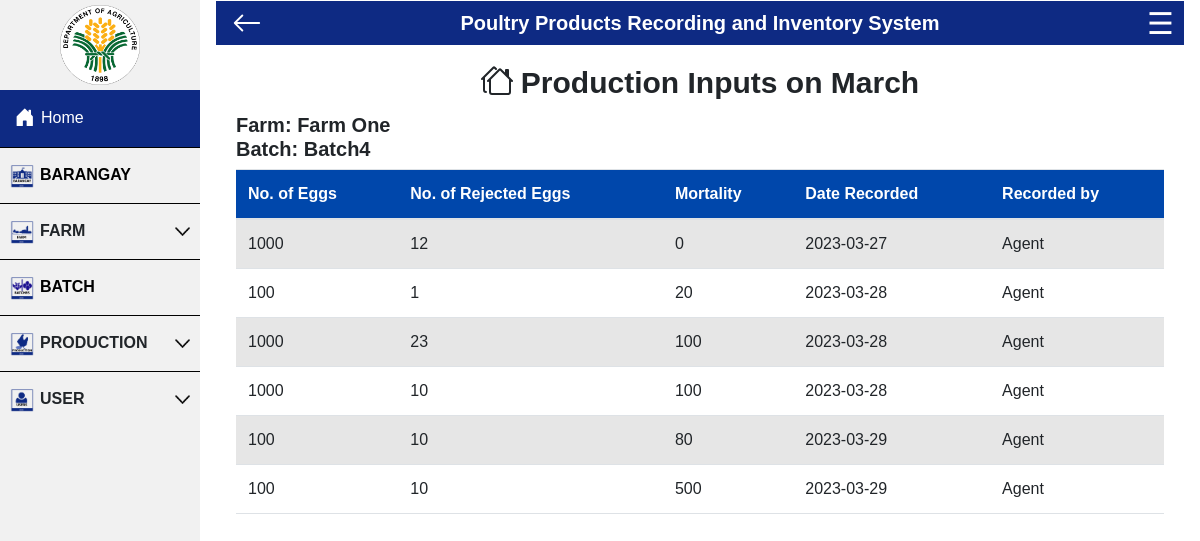
Screenshot of /project/view-production.php?batchID=118&month=March&year=2023&farm=Farm One&batch=Batch4 (signed in) with the database file from the repository.
### tables this page shows
CREATE TABLE `layer` (
  `layerID` int(11) NOT NULL,
  `batchID` int(11) NOT NULL,
  `userID` int(20) NOT NULL,
  `no_eggs` int(11) NOT NULL,
  `reject_eggs` int(11) NOT NULL,
  `mortality` int(11) NOT NULL,
  `date` date NOT NULL DEFAULT current_timestamp(),
  `f_date` date NOT NULL DEFAULT current_timestamp(),
  `t_date` date NOT NULL DEFAULT current_timestamp()
);

CREATE TABLE `user` (
  `userID` int(11) NOT NULL,
  `name` varchar(21) NOT NULL,
  `username` varchar(21) NOT NULL,
  `position` varchar(21) NOT NULL DEFAULT 'admin',
  `password` varchar(255) NOT NULL,
  `baranggay` varchar(21) NOT NULL,
  `mobile_no` varchar(21) NOT NULL,
  `status` varchar(21) NOT NULL DEFAULT 'on'
);

### project/view-production.php (the view, shortened to what this page needs)
<?php include ("header.php");  ?>
<div class="wrapper">
    <section class="view">
        <?php
if($_SERVER['REQUEST_METHOD'] == 'GET'){
	if(isset($_GET["batchID"])){
	$batchID = $_GET["batchID"];
    $month = $_GET["month"];
    $year = $_GET["year"];
    $farm = $_GET["farm"];
    $batch = $_GET["batch"];
    $month_num = date_parse($month)['month'];
    $date = $year . '-' . str_pad($month_num, 2, '0', STR_PAD_LEFT);
}
}
$query = "SELECT * FROM batch where batchID=$batchID";
$res=mysqli_query($conn,$query);
$verify=mysqli_fetch_array($res);
if($verify["unit"]=="broiler") {
$sql = "SELECT broiler.broilerID, broiler.batchID,broiler.reject, broiler.broiler_weight, broiler.Bcurrent, broiler.mortality, broiler.date, user.name FROM broiler
INNER JOIN user ON broiler.userID = user.userID where broiler.batchID=$batchID order by broiler.date DESC";
if ($result = $conn->query($sql)){
    echo "<table class='table table-striped'>
    <thead class='thead-success'>
    <tr class='table-header'>
        <th scope='col' hidden id='name'>Broiler ID</th>
        <th scope='col' hidden id='name'>Batch ID</th>
        <th scope='col' id='name'>Broiler Weight</th>
        <th scope='col' id='name'>Harvested</th>
        <th scope='col' id='name'>Rejected</th>
        <th scope='col' id='name'>Mortality</th>
        <th scope='col' id='name'>Date Recorded</th>
        <th scope='col' id='name'>Recorded by</th>
    </tr>
    </thead>";
		}
        while ($row = $result->fetch_assoc()) {
            echo"<tr>";
            echo "<td id='name' hidden >" .$row['broilerID']. "</td>";
            echo "<td id='name' hidden >" .$row['batchID']. "</td>";
            echo "<td id='name'>" .$row['broiler_weight']. " kg. </td>";
            echo "<td id='name'>" .$row['Bcurrent']. "</td>";
            echo "<td id='name'>" .$row['reject']. "</td>";
            echo "<td id='name'>" .$row['mortality']. "</td>";
            echo "<td id='name'>" .$row['date']. "</td>";
            echo "<td id='name'>" .$row['name']. "</td>";
			echo"</tr>";
		}
	"</table>";
    }
    else if($verify["unit"]=="layer") {
        $sql = "SELECT layer.layerID, layer.batchID, layer.no_eggs, layer.reject_eggs,
         layer.mortality, layer.date,
        user.name FROM layer
        inner join user on layer.userID = user.userID where batchID=$batchID and DATE_FORMAT(layer.date, '%Y-%m') = '$date'";
        if ($result = $conn->query($sql)){
            echo "<table class='table table-striped'>
            <thead>
            <tr class='table-header'>
                <th scope='col' hidden  id='count'>Layer ID</th>
                <th scope='col' hidden id='count'>Batch ID</th>
                <th scope='col' id='name'>No. of Eggs</th>
                <th scope='col' id='name'>No. of Rejected Eggs</th>
                <th scope='col' id='name'>Mortality</th>
                <th scope='col' id='name'>Date Recorded</th>
                <th scope='col' id='name'>Recorded by</th>
            </tr>
            </thead>";
                }
                while ($row = $result->fetch_assoc()) {
                    echo"<tr>";
                    echo "<td id='name' >" .$row['no_eggs']. "</td>";
                    echo "<td id='name'>" .$row['reject_eggs']. "</td>";
                    echo "<td id='name'>" .$row['mortality']. "</td>";
                    echo "<td id='name'>" .$row['date']. "</td>";
                    echo "<td id='name'>" .$row['name']. "</td>";
                }
            }
?>
 <section class="view-user">
        <h2>Production Inputs on <?php echo $month?></h2>
    </section>
<div>
 <h5> <b><?php
       echo "Farm: ";  echo $farm;
        echo "<br>Batch: "; echo $batch;
    ?>  </b> </h5>
        </div>
</body>
</html>

### project/header.php (style rules this page uses)
body { margin: 0; font-family: helvetica; }
html { scroll-behavior:smooth !important; }

### project/view-production.php (style rules this page uses)
.wrapper { margin-top: 10px; }
.view { padding: 10px; margin: 10px; }
.table-header th { background-color: #0047AB; color: white; }
.view-user { display: flex; justify-content: center; }
.view-user h2 { font-size: 30px; font-weight: bold; }

### rows the page displays
layer: no_eggs "1000", reject_eggs "12", mortality "0", date "2023-03-27", userID.name "Agent"
layer: no_eggs "100", reject_eggs "1", mortality "20", date "2023-03-28", userID.name "Agent"
layer: no_eggs "1000", reject_eggs "23", mortality "100", date "2023-03-28", userID.name "Agent"
layer: no_eggs "1000", reject_eggs "10", mortality "100", date "2023-03-28", userID.name "Agent"
layer: no_eggs "100", reject_eggs "10", mortality "80", date "2023-03-29", userID.name "Agent"
layer: no_eggs "100", reject_eggs "10", mortality "500", date "2023-03-29", userID.name "Agent"

### other values shown
$month "March"
$farm "Farm One"
$batch "Batch4"
